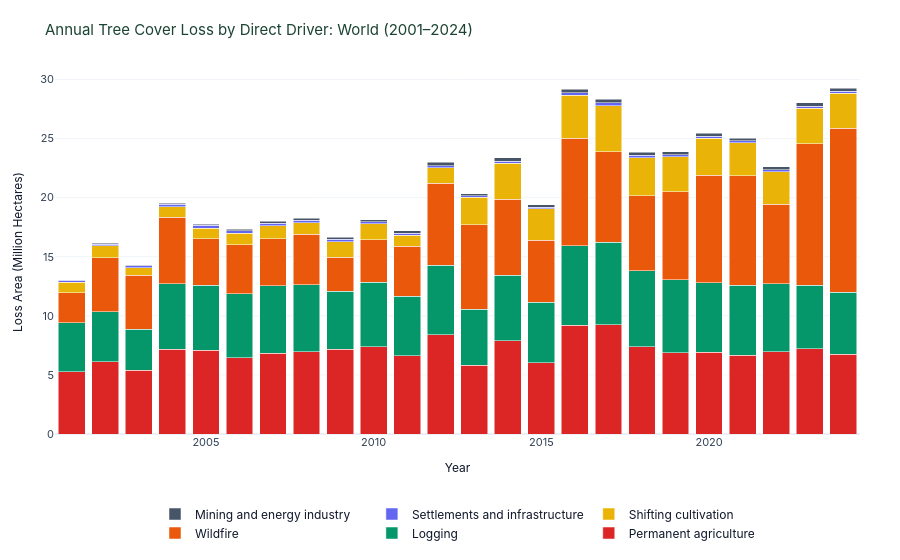

The cell this chart's notebook holds for it:
### Markdown cell above
### 2. Longitudinal Dynamics of Direct Drivers (2001–2024)
Stacked temporal breakdown demonstrating annual fluctuations and the dramatic surge in wildfire-driven loss in recent years.

### Code cell
fig_stacked = create_drivers_stacked_bar(df_drivers, entity="World", start_year=2001, end_year=2024)
fig_stacked.show()

### Figure 1 — Plotly figure (JSON) as saved in the notebook; plotly's stock layout.template omitted (floating-point values rounded to 4 significant figures)
{"data": [{"hovertemplate": "<b>Permanent agriculture</b> (%{x}): %{y:,.3f} Mha<extra></extra>", "marker": {"color": "#dc2626"}, "name": "Permanent agriculture", "type": "bar", "x": [2001, 2002, 2003, 2004, 2005, 2006, 2007, 2008, 2009, 2010, 2011, 2012, 2013, 2014, 2015, 2016, 2017, 2018, 2019, 2020, 2021, 2022, 2023, 2024], "y": [5.272, 6.111, 5.412, 7.161, 7.079, 6.436, 6.852, 6.971, 7.186, 7.365, 6.613, 8.399, 5.816, 7.892, 6.046, 9.199, 9.259, 7.378, 6.855, 6.906, 6.677, 6.98, 7.2, 6.753]}, {"hovertemplate": "<b>Logging</b> (%{x}): %{y:,.3f} Mha<extra></extra>", "marker": {"color": "#059669"}, "name": "Logging", "type": "bar", "x": [2001, 2002, 2003, 2004, 2005, 2006, 2007, 2008, 2009, 2010, 2011, 2012, 2013, 2014, 2015, 2016, 2017, 2018, 2019, 2020, 2021, 2022, 2023, 2024], "y": [4.139, 4.213, 3.456, 5.572, 5.525, 5.416, 5.71, 5.652, 4.911, 5.456, 5.044, 5.895, 4.729, 5.531, 5.088, 6.747, 6.973, 6.423, 6.217, 5.892, 5.903, 5.751, 5.395, 5.257]}, {"hovertemplate": "<b>Wildfire</b> (%{x}): %{y:,.3f} Mha<extra></extra>", "marker": {"color": "#ea580c"}, "name": "Wildfire", "type": "bar", "x": [2001, 2002, 2003, 2004, 2005, 2006, 2007, 2008, 2009, 2010, 2011, 2012, 2013, 2014, 2015, 2016, 2017, 2018, 2019, 2020, 2021, 2022, 2023, 2024], "y": [2.526, 4.593, 4.55, 5.619, 3.901, 4.163, 3.973, 4.29, 2.86, 3.6, 4.22, 6.929, 7.151, 6.445, 5.271, 9.061, 7.646, 6.351, 7.405, 9.108, 9.259, 6.727, 11.95, 13.88]}, {"hovertemplate": "<b>Shifting cultivation</b> (%{x}): %{y:,.3f} Mha<extra></extra>", "marker": {"color": "#eab308"}, "name": "Shifting cultivation", "type": "bar", "x": [2001, 2002, 2003, 2004, 2005, 2006, 2007, 2008, 2009, 2010, 2011, 2012, 2013, 2014, 2015, 2016, 2017, 2018, 2019, 2020, 2021, 2022, 2023, 2024], "y": [0.8961, 0.9973, 0.6589, 0.8613, 0.9173, 0.9601, 1.067, 0.9622, 1.31, 1.355, 0.9537, 1.292, 2.34, 3.041, 2.636, 3.637, 3.893, 3.22, 2.975, 3.124, 2.786, 2.719, 3.005, 2.958]}, {"hovertemplate": "<b>Settlements and infrastructure</b> (%{x}): %{y:,.3f} Mha<extra></extra>", "marker": {"color": "#6366f1"}, "name": "Settlements and infrastructure", "type": "bar", "x": [2001, 2002, 2003, 2004, 2005, 2006, 2007, 2008, 2009, 2010, 2011, 2012, 2013, 2014, 2015, 2016, 2017, 2018, 2019, 2020, 2021, 2022, 2023, 2024], "y": [0.1615, 0.1596, 0.1392, 0.2247, 0.2295, 0.2393, 0.2415, 0.2217, 0.1953, 0.1981, 0.1742, 0.1982, 0.1355, 0.184, 0.1443, 0.226, 0.2602, 0.1955, 0.1785, 0.1727, 0.1668, 0.168, 0.1594, 0.1593]}, {"hovertemplate": "<b>Mining and energy industry</b> (%{x}): %{y:,.3f} Mha<extra></extra>", "marker": {"color": "#475569"}, "name": "Mining and energy industry", "type": "bar", "x": [2001, 2002, 2003, 2004, 2005, 2006, 2007, 2008, 2009, 2010, 2011, 2012, 2013, 2014, 2015, 2016, 2017, 2018, 2019, 2020, 2021, 2022, 2023, 2024], "y": [0.06566, 0.07954, 0.06174, 0.1049, 0.1144, 0.1271, 0.1615, 0.1604, 0.1807, 0.1734, 0.207, 0.2717, 0.1566, 0.2617, 0.1965, 0.2831, 0.2918, 0.2525, 0.2369, 0.2298, 0.2256, 0.2489, 0.313, 0.255]}], "layout": {"barmode": "stack", "font": {"color": "#0f172a", "family": "Inter, Segoe UI, Arial, sans-serif", "size": 12}, "hoverlabel": {"bgcolor": "#0f172a", "bordercolor": "#1b4332", "font": {"color": "#ffffff", "family": "Inter, Segoe UI, sans-serif", "size": 13}}, "legend": {"bgcolor": "rgba(255,255,255,0)", "font": {"color": "#0f172a", "size": 12}, "orientation": "h", "x": 0.5, "xanchor": "center", "y": -0.18, "yanchor": "top"}, "margin": {"b": 70, "l": 55, "r": 40, "t": 70}, "paper_bgcolor": "#ffffff", "plot_bgcolor": "#ffffff", "title": {"font": {"color": "#1b4332", "size": 15}, "text": "Annual Tree Cover Loss by Direct Driver: World (2001–2024)"}, "xaxis": {"showgrid": false, "tickfont": {"color": "#334155", "size": 11}, "title": {"font": {"color": "#0f172a", "size": 12}, "text": "Year"}}, "yaxis": {"gridcolor": "#f1f5f9", "showgrid": true, "tickfont": {"color": "#334155", "size": 11}, "title": {"font": {"color": "#0f172a", "size": 12}, "text": "Loss Area (Million Hectares)"}}}}
